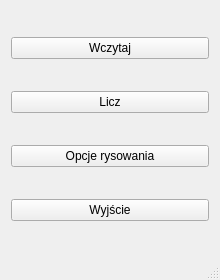
<?xml version="1.0" encoding="UTF-8"?>
<ui version="4.0">
 <class>MainWindow</class>
 <widget class="QMainWindow" name="MainWindow">
  <property name="geometry">
   <rect>
    <x>0</x>
    <y>0</y>
    <width>220</width>
    <height>280</height>
   </rect>
  </property>
  <property name="minimumSize">
   <size>
    <width>220</width>
    <height>280</height>
   </size>
  </property>
  <property name="maximumSize">
   <size>
    <width>220</width>
    <height>280</height>
   </size>
  </property>
  <property name="windowTitle">
   <string>Projekt</string>
  </property>
  <widget class="QWidget" name="centralWidget">
   <layout class="QGridLayout" name="gridLayout">
    <item row="3" column="0">
     <widget class="QPushButton" name="pushButton_3">
      <property name="text">
       <string>Wyjście</string>
      </property>
     </widget>
    </item>
    <item row="1" column="0">
     <widget class="QPushButton" name="pushButton_2">
      <property name="text">
       <string>Licz</string>
      </property>
     </widget>
    </item>
    <item row="0" column="0">
     <widget class="QPushButton" name="pbwczytaj">
      <property name="text">
       <string>Wczytaj</string>
      </property>
     </widget>
    </item>
    <item row="2" column="0">
     <widget class="QPushButton" name="pushButton">
      <property name="text">
       <string>Opcje rysowania</string>
      </property>
     </widget>
    </item>
   </layout>
  </widget>
  <widget class="QStatusBar" name="statusBar"/>
  <widget class="QMenuBar" name="menuBar">
   <property name="geometry">
    <rect>
     <x>0</x>
     <y>0</y>
     <width>220</width>
     <height>25</height>
    </rect>
   </property>
  </widget>
 </widget>
 <layoutdefault spacing="6" margin="11"/>
 <resources/>
 <connections/>
</ui>
